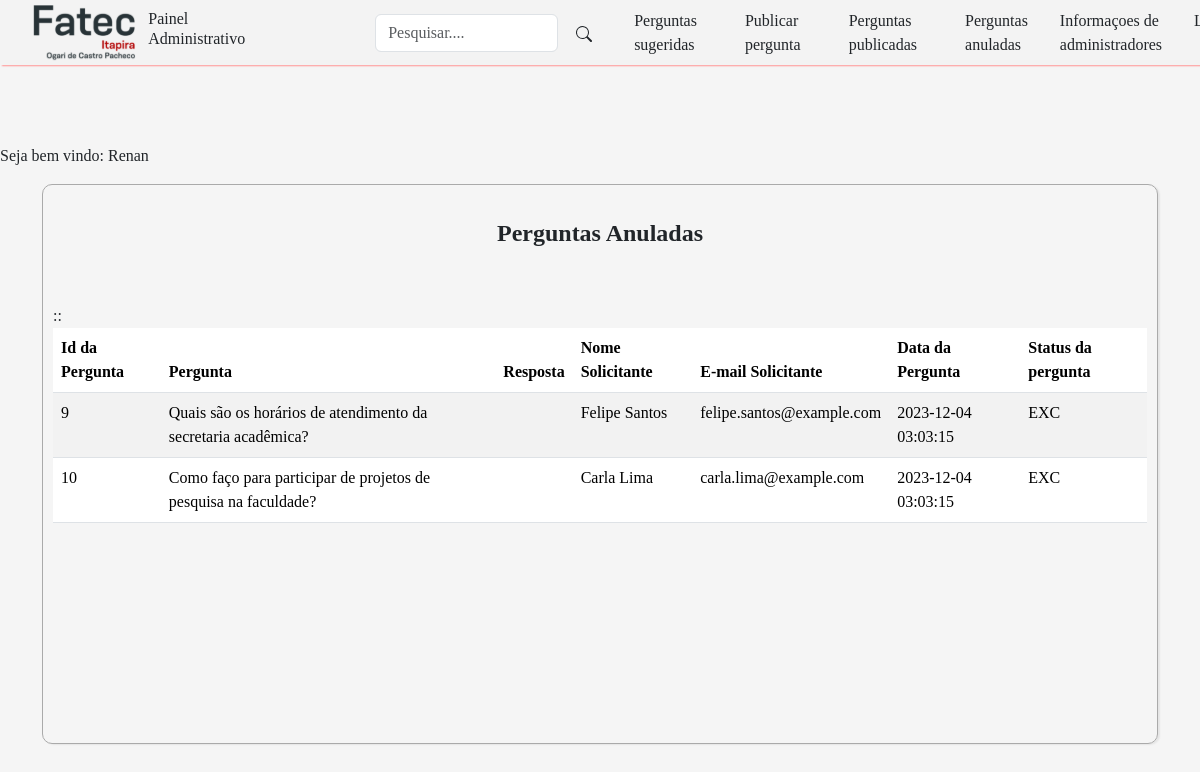
/view/listar_pergunta_anulada.php (signed in), run on the app's committed database.
### tables this page shows
CREATE TABLE tb_perguntas (
    id_pergunta INT AUTO_INCREMENT NOT NULL PRIMARY KEY,
    pergunta TEXT,
    resposta TEXT,
    nome_solicitante VARCHAR(255) NOT NULL,
    email_solicitante VARCHAR(100) NOT NULL,
    situacao VARCHAR(255) NOT NULL,
    data_pergunta DATETIME NOT NULL DEFAULT CURRENT_TIMESTAMP(),
    data_resposta DATETIME,
    adm_id_resposta INT,
    CONSTRAINT fk_tb_adm_adm_id FOREIGN KEY (adm_id_resposta) REFERENCES tb_adm(adm_id),
    status_pergunta ENUM('NR','RES','EXC') DEFAULT 'NR',
    view INT
);

### view/listar_pergunta_anulada.php (the view, shortened to what this page needs)
<?php
if (isset($_SESSION['nome_adm_logado'])) {
    $nome_adm = $_SESSION['nome_adm_logado'];
} else {
    header('Location: ../login.html');
    exit();
    echo "Sessão não iniciada.";
}
require_once "../class/pergunta.php";
require_once "../conexao.php";
if(!empty($_GET['search']))
{
    $data = $_GET['search'];
    $sql = "SELECT * FROM tb_perguntas WHERE (id_pergunta LIKE '%$data%'  or pergunta LIKE '%$data%' or resposta LIKE '%$data%') and status_pergunta = 'EXC' ORDER BY id_pergunta DESC";
}
else
{
    $sql ="SELECT * FROM tb_perguntas WHERE status_pergunta = 'EXC' ORDER BY id_pergunta";
}
$result = $conexao->query($sql);
?>
<!DOCTYPE html>
<html lang="pt-BR">
<head>
    <link href="https://cdn.jsdelivr.net/npm/bootstrap@5.3.2/dist/css/bootstrap.min.css" rel="stylesheet">
    <link href="../css/areaadmin.css" rel="stylesheet">
</head>
<body>
<header>
        <nav class="navbar navbar-expand-lg fixed-top" >
            <img class="logo" src="../img/FATEC.svg">
                <div class="container ">
                <h2 class="nav-link text-light text-dark">Painel Administrativo</h2>
                <div class="box-search">
                <input type="search" class="form-control w=25" id="pesquisar" placeholder="Pesquisar...." onkeydown="handleKeyPress(event)">
                    <button class="btn" onclick="searchData()" style="margin-left:5px;">
                    </button>
                </div>
                <div class="collapse navbar-collapse  " id="navbarNav">
                <ul class="navbar-nav">
                        <li class="nav-item mx-3" >
                            <a class="nav-link text-dark" href="listar_pergunta_sugerida.php">Perguntas sugeridas</a>
                        </li>
                        <li class="nav-item mx-3">
                            <a class="nav-link text-dark" href="form_nova_pergunta.php">Publicar pergunta</a>
                        </li>
                        <li class="nav-item mx-3">
                            <a class="nav-link text-dark" href="listar_pergunta_publicada.php">Perguntas publicadas</a>
                        </li>
                        <li class="nav-item mx-3">
                            <a class="nav-link text-dark" href="listar_pergunta_anulada.php">Perguntas anuladas</a>
                        </li>
                            <a class="nav-link text-dark" href="listar_adm.php">Informaçoes de administradores</a>
                        <li class="nav-item mx-3">
                            <a class="nav-link text-dark" href="?logout=true"> Logout</a>
                        </li>
                    </ul>
                    </div>
            </div>
        </nav>
    </header>
    <br><br><br><br><br><br>
    <?php echo "<p>Seja bem vindo: $nome_adm</p>" ?>
    <main>
    <div class="container">
            <div class="table-container">
                <table class="table table-striped bg-light">
                    <thead>
                        <br>
                        <h4>Perguntas Anuladas</h4>
                        <br><br>
                        <tr>
                            <th>Id da Pergunta</th>
                            <th>Pergunta</th>
                            <th>Resposta</th>
                            <th>Nome Solicitante</th>
                            <th>E-mail Solicitante</th>
                            <th>Data da Pergunta</th>
                            <th>Status da pergunta</th>
                        </tr>
                    </thead>
                        <tbody>
                        <?php
                        while($user_data = $result-> fetch(PDO::FETCH_ASSOC))
                        {
                            echo"<tr>:";
                            echo"<td>".$user_data['id_pergunta']."</td>";
                            echo"<td>".$user_data['pergunta']."</td>";
                            echo"<td>".$user_data['resposta']."</td>";
                            echo"<td>".$user_data['nome_solicitante']."</td>";
                            echo"<td>".$user_data['email_solicitante']."</td>";
                            echo"<td>".$user_data['data_pergunta']."</td>";
                            echo"<td>".$user_data['status_pergunta']."</td>";
                        }
                    ?>
                        </tbody>
                </table>
            </div>
        </div>
    </main>
</body>
</html>

### css/areaadmin.css (style rules this page uses)
body { background-color:#F5F5F5; font-family: Tahoma; }
nav { height: 65px;background-color:#F3F3F3; box-shadow:2px 1px 1.5px #FF9393; }
.table-container { height: 70vh; overflow-x: auto; border: solid 0.5px #AAAAAA; border-radius: 10px; box-shadow:2px 1px 1.5px #E5E5E5; padding: 10px; }
th { padding:10px; }
h4 { text-align: center;font-weight: bold; }
h2 { font-size: 20px;margin-right: 125px; }
.box-search { display:flex; padding:5px; width:500px; align-items: center; }
.logo { margin-left: 33px;height: 65px;margin-top: 10px; }

### data on the page
tb_perguntas: id_pergunta "9", pergunta "Quais são os horários de atendimento da secretaria acadêmica?", nome_solicitante "Felipe Santos", email_solicitante "felipe.santos@example.com", data_pergunta "2023-12-04 03:03:15", status_pergunta "EXC"
tb_perguntas: id_pergunta "10", pergunta "Como faço para participar de projetos de pesquisa na faculdade?", nome_solicitante "Carla Lima", email_solicitante "carla.lima@example.com", data_pergunta "2023-12-04 03:03:15", status_pergunta "EXC"

### other printed values
$nome_adm "Renan"
